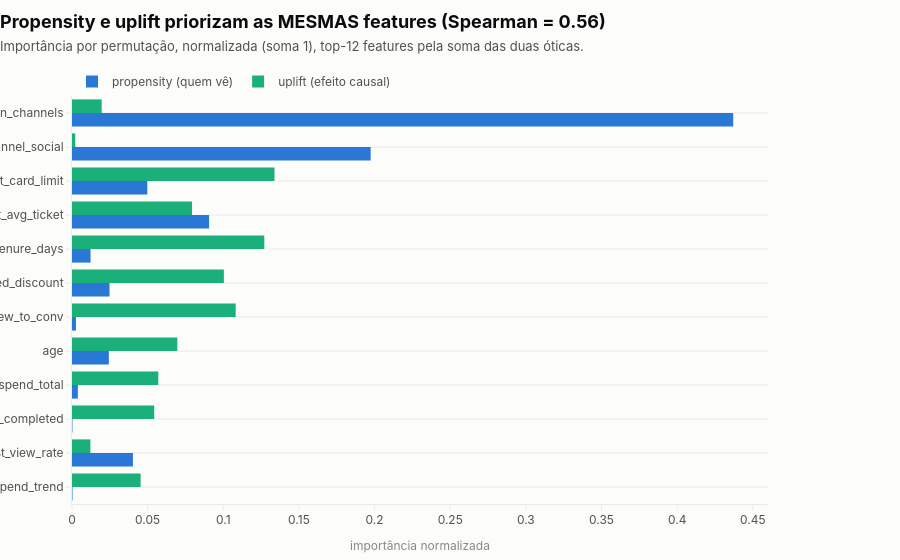

Source (notebook cell):
### Markdown cell above
### Comparação visual — importância nas duas óticas, mesma feature lado a lado

### Code cell
import plotly.graph_objects as go
pal = viz.palette("light")

# Ordena pelas mais importantes na UNIÃO dos dois, top-12 para caber.
ordem = (overlap["imp_propensity"] + overlap["imp_uplift"]).nlargest(12).index[::-1]
sub = overlap.loc[ordem]

fig = viz.figure(
    title=f"Propensity e uplift priorizam features diferentes (Spearman = {rho:.2f})"
          if rho < 0.5 else
          f"Propensity e uplift priorizam as MESMAS features (Spearman = {rho:.2f})",
    subtitle="Importância por permutação, normalizada (soma 1), top-12 features pela soma das duas óticas.",
)
fig.add_trace(go.Bar(y=sub.index, x=sub["imp_propensity"], name="propensity (quem vê)",
                     orientation="h", marker_color=pal[0]))
fig.add_trace(go.Bar(y=sub.index, x=sub["imp_uplift"], name="uplift (efeito causal)",
                     orientation="h", marker_color=pal[1]))
fig.update_layout(barmode="group", xaxis_title="importância normalizada", yaxis_title=None)
fig

### Figure 1 — Plotly figure (JSON) as saved in the notebook; plotly's stock layout.template omitted (floating-point values rounded to 4 significant figures)
{"data": [{"marker": {"color": "#2a78d6"}, "name": "propensity (quem vê)", "orientation": "h", "type": "bar", "x": [0.0003386, 0.04027, 0.0002971, 0.003888, 0.02435, 0.002626, 0.02481, 0.01226, 0.0906, 0.04979, 0.1974, 0.437], "y": ["hist_spend_trend", "hist_view_rate", "hist_offers_completed", "hist_spend_total", "age", "hist_time_view_to_conv", "hist_offers_received_discount", "tenure_days", "hist_avg_ticket", "credit_card_limit", "channel_social", "n_channels"]}, {"marker": {"color": "#1baf7a"}, "name": "uplift (efeito causal)", "orientation": "h", "type": "bar", "x": [0.04537, 0.01215, 0.05434, 0.05704, 0.06961, 0.1082, 0.1004, 0.1271, 0.07933, 0.1338, 0.002137, 0.01961], "y": ["hist_spend_trend", "hist_view_rate", "hist_offers_completed", "hist_spend_total", "age", "hist_time_view_to_conv", "hist_offers_received_discount", "tenure_days", "hist_avg_ticket", "credit_card_limit", "channel_social", "n_channels"]}], "layout": {"barmode": "group", "title": {"text": "<b>Propensity e uplift priorizam as MESMAS features (Spearman = 0.56)</b><br><span style='font-size:13px;color:#52514e'>Importância por permutação, normalizada (soma 1), top-12 features pela soma das duas óticas.</span>"}, "xaxis": {"title": {"text": "importância normalizada"}}, "yaxis": {"title": {}}}}
